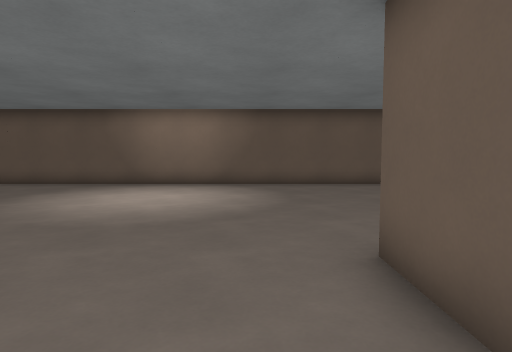
[1] (above)

18 first-person views from a walk through a 3-D level made in the Godot game engine. The camera is 1.3 m above the floor, tilts 4° down and sees 75° across. The floor is counted in squares, 1.03 m on a side. Each view is taken from the middle of a square. On the plan, view 1 faces up. The plan holds only what a view shows up to about 14 squares ahead; the rest is blank. The place goes on beyond the plan. Door leaves are left out where a doorway can be walked through. Surface patterns are stand-ins for the level's own textures.

[2]
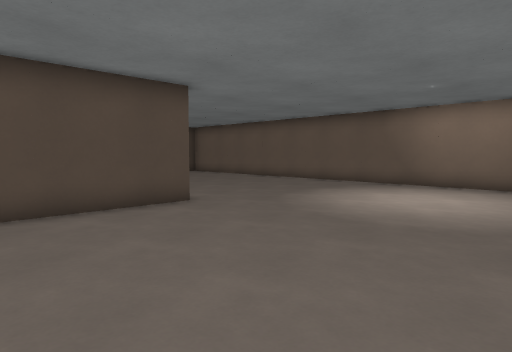

[3]
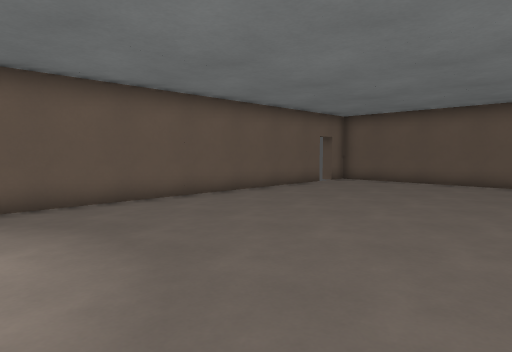

[4]
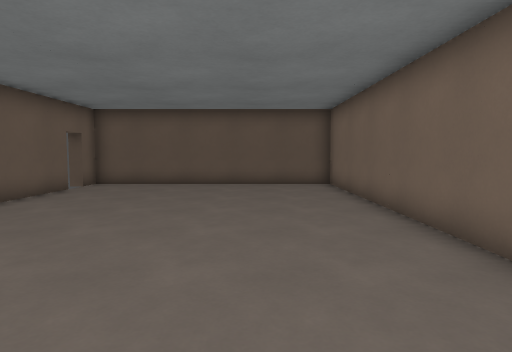

[5]
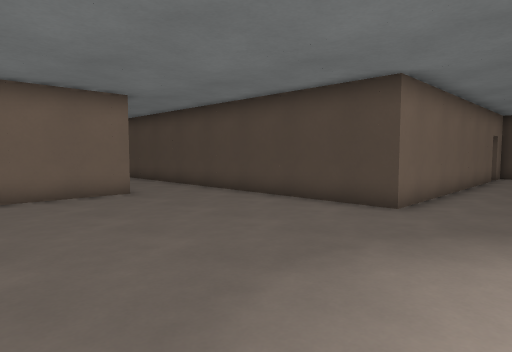

[6]
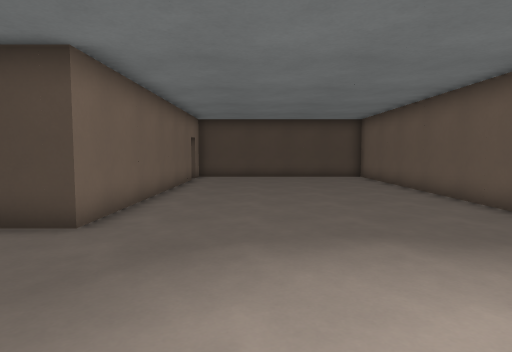

[7]
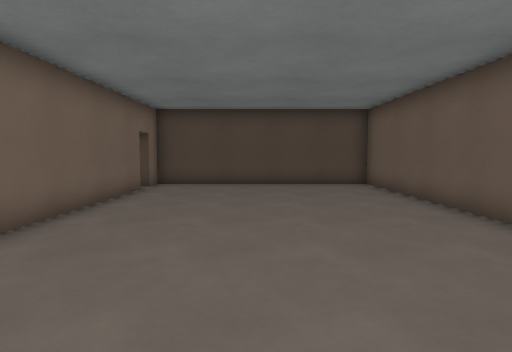

[8]
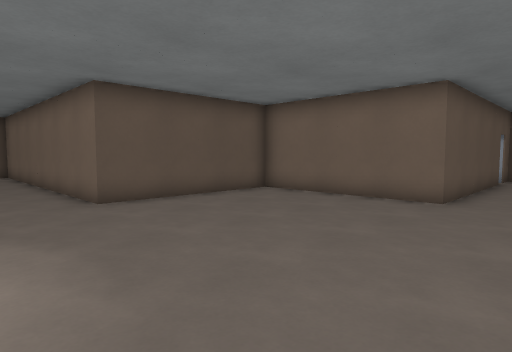

[9]
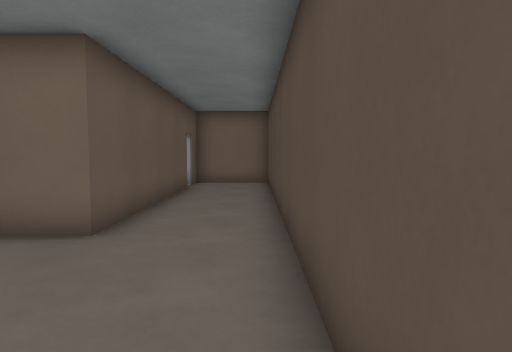

[10]
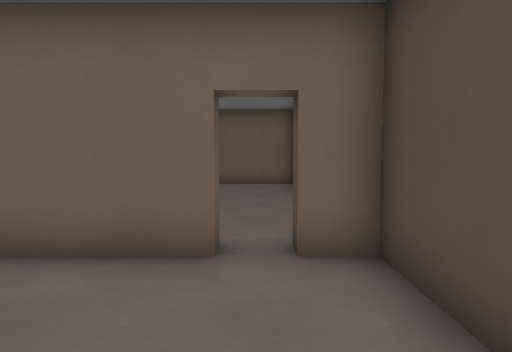

[11]
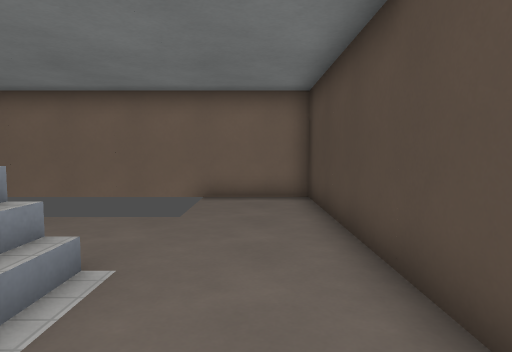

[12]
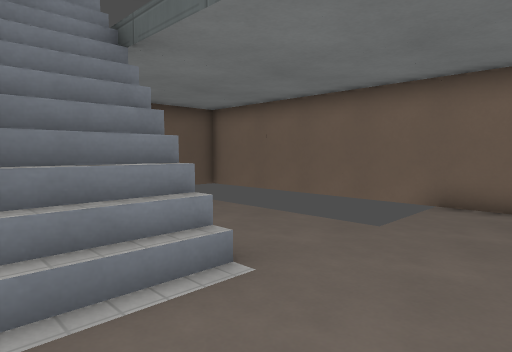

[13]
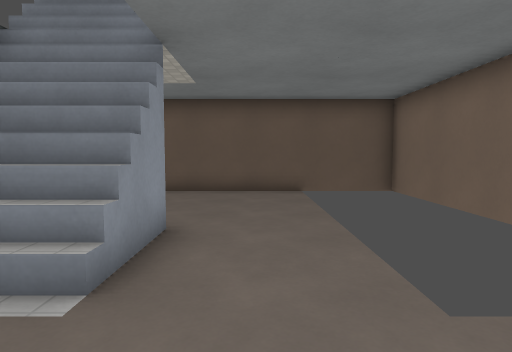

[14]
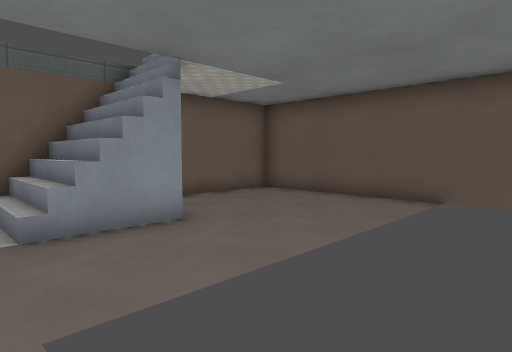

[15]
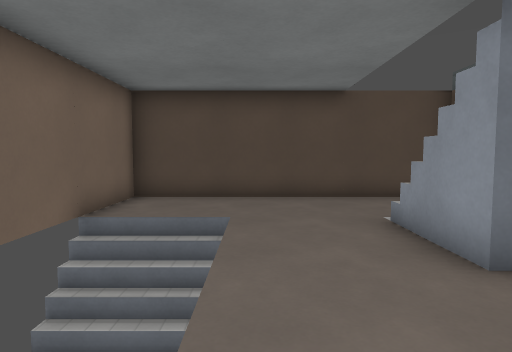

[16]
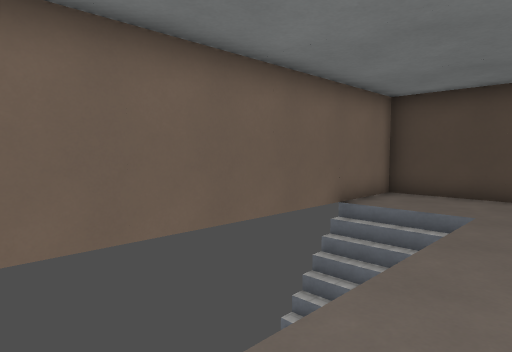

[17]
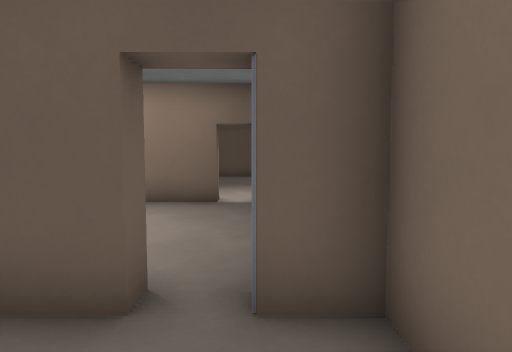

[18]
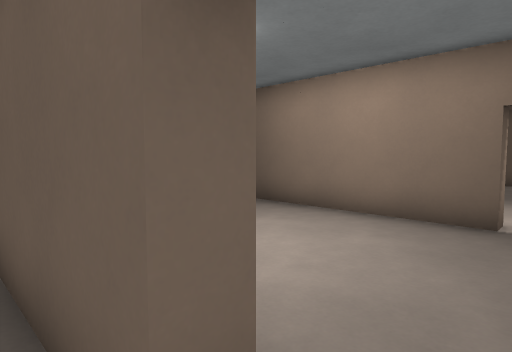

### Floor plan
Key: @ floor where view 1 was taken; # wall or solid block; . floor; / step, stairs or slope; D open door; = window, fence, low wall or low ledge.
Columns run from 20 left of view 1 to 14 right of it. Each row starts with its distance up from view 1.
 14 ################################ ##
 13 #.................................#
 12 #.................................#
 11 #.................................#
 10 #.................................#
  9 #.................................#
  8 #.................................#
  7 #.................................#
  6 #.................................#
  5 ##.###=######.....................#
  4 #...///.....#.........#############
  3 #...///.....#.........#
  2 #...//=.....#.........#
  1 #...........#.........#
  0 #...........#.......@.#
 -1 #...........#.........#
 -2 #...//      #...#######
 -3 #...//      #...#    ##
 -4 #...//      #...#    #
 -5 ######      #...#   .#
 -6             #...#  ..#
 -7             #...# ...#
 -8             #...#....#
 -9             #..DD....#
-10             #...D....
-11             #####

Where each view was taken, in squares from view 1:
view 1: 0 up, 0 right, facing up
view 2: 0 up, 0 right, facing up-left
view 3: 5 up, 1 left, facing up-right
view 4: 7 up, 0 right, facing right
view 5: 8 up, 0 right, facing down-left
view 6: 8 up, 2 left, facing left
view 7: 9 up, 6 left, facing left
view 8: 7 up, 7 left, facing down-right
view 9: 3 up, 7 left, facing down
view 10: 9 up, 18 left, facing down
view 11: 5 up, 18 left, facing down
view 12: 4 up, 19 left, facing down-right
view 13: 0 up, 19 left, facing right
view 14: 4 down, 17 left, facing up-right
view 15: 1 down, 10 left, facing left
view 16: 0 up, 9 left, facing down-left
view 17: 10 down, 7 left, facing right
view 18: 10 down, 5 left, facing up-right
